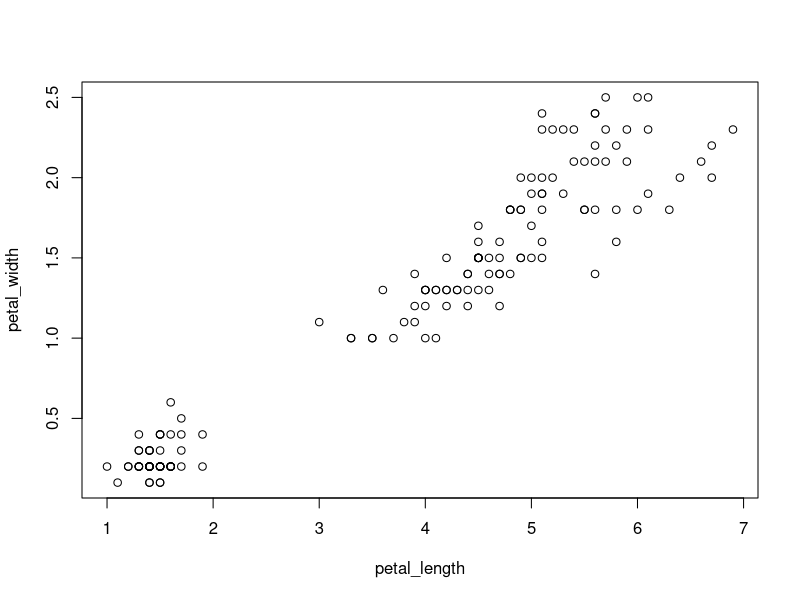
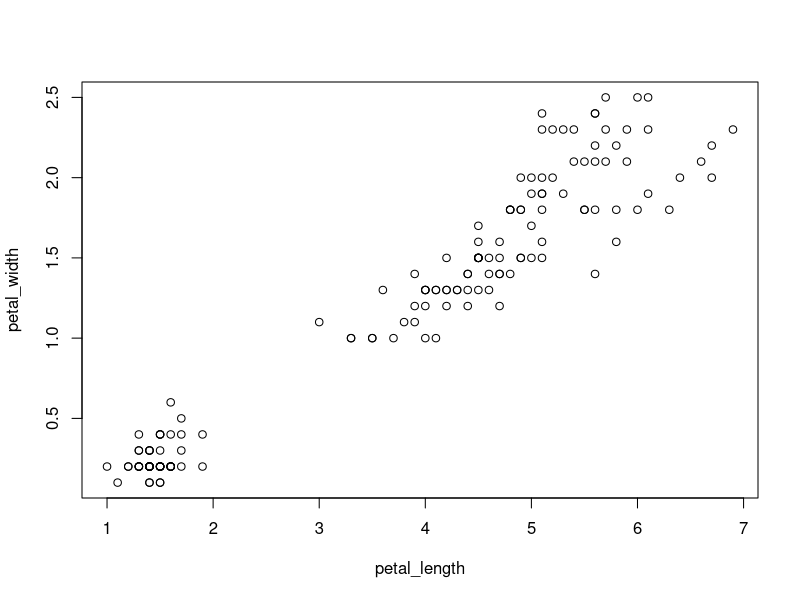

Source code (R) for these figures, in order:
# Remember to open R Project or set working directory using setwd()

# Read in the data
dat <- read.csv("data/iris_petals.csv")
petal_length <- dat$petlen
petal_width <- dat$petwidth

# Plot
plot(petal_length, petal_width)

# Write to file
pdf("output/test_plot.pdf")
plot(petal_length, petal_width)
dev.off()





